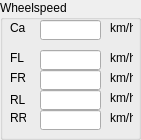
    <widget class="QGroupBox" name="groupBoxBremse3" >
     <property name="geometry" >
      <rect>
       <x>10</x>
       <y>10</y>
       <width>141</width>
       <height>140</height>
      </rect>
     </property>
     <property name="title" >
      <string>Wheelspeed</string>
     </property>
     <widget class="QLineEdit" name="speed_FL" >
      <property name="geometry" >
       <rect>
        <x>40</x>
        <y>50</y>
        <width>61</width>
        <height>20</height>
       </rect>
      </property>
      <property name="readOnly" >
       <bool>true</bool>
      </property>
     </widget>
     <widget class="QLineEdit" name="speed_FR" >
      <property name="geometry" >
       <rect>
        <x>40</x>
        <y>70</y>
        <width>61</width>
        <height>20</height>
       </rect>
      </property>
      <property name="readOnly" >
       <bool>true</bool>
      </property>
     </widget>
     <widget class="QLineEdit" name="speed_RL" >
      <property name="geometry" >
       <rect>
        <x>40</x>
        <y>90</y>
        <width>61</width>
        <height>20</height>
       </rect>
      </property>
      <property name="readOnly" >
       <bool>true</bool>
      </property>
     </widget>
     <widget class="QLineEdit" name="speed_RR" >
      <property name="geometry" >
       <rect>
        <x>40</x>
        <y>110</y>
        <width>61</width>
        <height>20</height>
       </rect>
      </property>
      <property name="readOnly" >
       <bool>true</bool>
      </property>
     </widget>
     <widget class="QLabel" name="label_2" >
      <property name="geometry" >
       <rect>
        <x>10</x>
        <y>70</y>
        <width>16</width>
        <height>16</height>
       </rect>
      </property>
      <property name="text" >
       <string>FR</string>
      </property>
     </widget>
     <widget class="QLabel" name="label_3" >
      <property name="geometry" >
       <rect>
        <x>10</x>
        <y>50</y>
        <width>16</width>
        <height>16</height>
       </rect>
      </property>
      <property name="text" >
       <string>FL</string>
      </property>
     </widget>
     <widget class="QLabel" name="label_4" >
      <property name="geometry" >
       <rect>
        <x>10</x>
        <y>90</y>
        <width>20</width>
        <height>20</height>
       </rect>
      </property>
      <property name="text" >
       <string>RL</string>
      </property>
     </widget>
     <widget class="QLabel" name="label_5" >
      <property name="geometry" >
       <rect>
        <x>10</x>
        <y>110</y>
        <width>16</width>
        <height>16</height>
       </rect>
      </property>
      <property name="text" >
       <string>RR</string>
      </property>
     </widget>
     <widget class="QLabel" name="label_6" >
      <property name="geometry" >
       <rect>
        <x>110</x>
        <y>50</y>
        <width>23</width>
        <height>16</height>
       </rect>
      </property>
      <property name="text" >
       <string>km/h</string>
      </property>
     </widget>
     <widget class="QLabel" name="label_7" >
      <property name="geometry" >
       <rect>
        <x>110</x>
        <y>70</y>
        <width>23</width>
        <height>16</height>
       </rect>
      </property>
      <property name="text" >
       <string>km/h</string>
      </property>
     </widget>
     <widget class="QLabel" name="label_8" >
      <property name="geometry" >
       <rect>
        <x>110</x>
        <y>90</y>
        <width>23</width>
        <height>16</height>
       </rect>
      </property>
      <property name="text" >
       <string>km/h</string>
      </property>
     </widget>
     <widget class="QLabel" name="label_9" >
      <property name="geometry" >
       <rect>
        <x>110</x>
        <y>110</y>
        <width>23</width>
        <height>16</height>
       </rect>
      </property>
      <property name="text" >
       <string>km/h</string>
      </property>
     </widget>
     <widget class="QLabel" name="label_28" >
      <property name="geometry" >
       <rect>
        <x>10</x>
        <y>20</y>
        <width>16</width>
        <height>16</height>
       </rect>
      </property>
      <property name="text" >
       <string>Car</string>
      </property>
     </widget>
     <widget class="QLineEdit" name="speed_car" >
      <property name="geometry" >
       <rect>
        <x>40</x>
        <y>20</y>
        <width>61</width>
        <height>20</height>
       </rect>
      </property>
      <property name="readOnly" >
       <bool>true</bool>
      </property>
     </widget>
     <widget class="QLabel" name="label_29" >
      <property name="geometry" >
       <rect>
        <x>110</x>
        <y>20</y>
        <width>23</width>
        <height>16</height>
       </rect>
      </property>
      <property name="text" >
       <string>km/h</string>
      </property>
     </widget>
    </widget>
